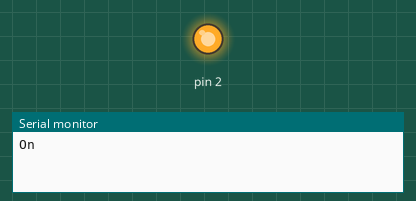
Recording of a sketch running on a simulated Arduino Uno, built with avr-gcc and run on an emulated ATmega328P. Shown: output pins drawn as LEDs (lit = HIGH), the last lines printed to the serial monitor.

Above: at 2.5 s.
At 7.5 s:
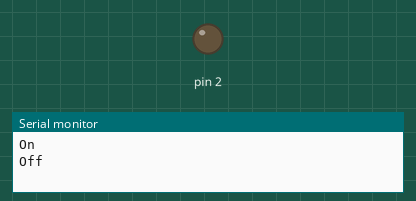
Timing chart, 0 to 13.0 s (numbered marks = the images above):
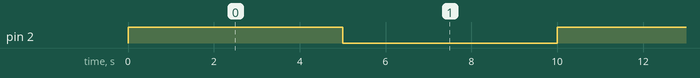

The sketch:

blinking_led.ino
```cpp
/*
   Blink
   Turns on an LED on for one second, then off for one second, repeatedly.
*/

// the setup function runs once when you press reset or power the board

void setup() {  // initialize digital pin 13 as an output.
   pinMode(2, OUTPUT);
   Serial.begin(9600);
}

// the loop function runs over and over again forever

void loop() {
   digitalWrite(2, HIGH); // turn the LED on (HIGH is the voltage level)
   Serial.println("On");
   delay(5000); // wait for a second
   digitalWrite(2, LOW); // turn the LED off by making the voltage LOW
   Serial.println("Off");
   delay(5000); // wait for a second
}
```

Measured:
- by itself, pin 2: alternates HIGH for 5.0 s and LOW for 5.0 s
